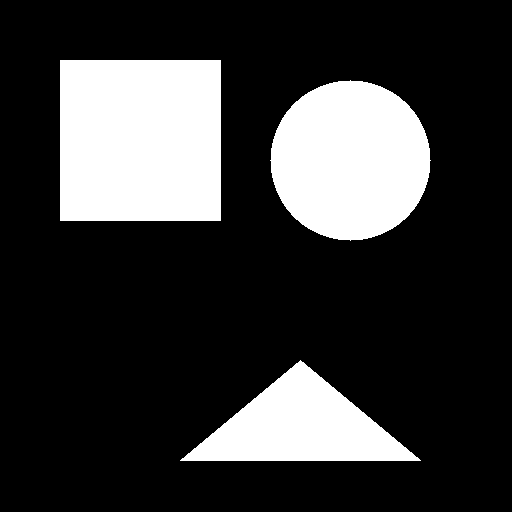
#> input picture inputs/shapes.png, 512 x 512 px, found by its file name
$ python day2_histogram.py
#> lines starting #> are read from the running program, lines starting #| are printed output that depends on the picture; after the words box and inside, x2 and y2 are one past the last pixel; in counts of white or black regions, pixels touching at a corner belong together
import cv2, matplotlib.pyplot as plt, os

img = cv2.imread("inputs/shapes.png")
#> img is the input picture: shape (512, 512, 3); 22.2% white; 3 white regions, box (x1, y1, x2, y2) and area: (60, 60, 221, 221) 25921, (270, 80, 431, 241) 20081, (180, 360, 421, 461) 12241
if img is None:
    raise FileNotFoundError("inputs/shapes.png bulunamadı.")

gray = cv2.cvtColor(img, cv2.COLOR_BGR2GRAY)
plt.hist(gray.ravel(), bins=256, range=[0,256])
plt.savefig("outputs/day2/histogram.png")
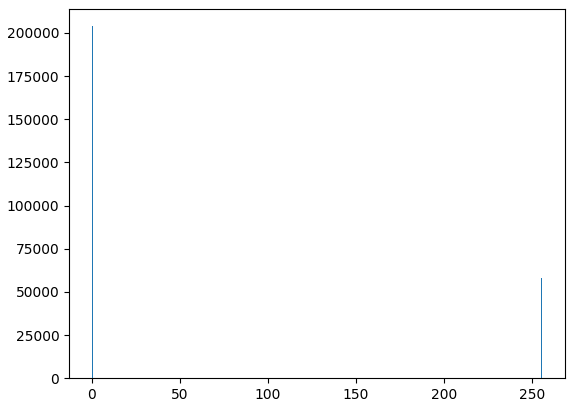
#> figure drawn by matplotlib, 1 panel; tallest bar 203901 high, from x = 0 to 1
